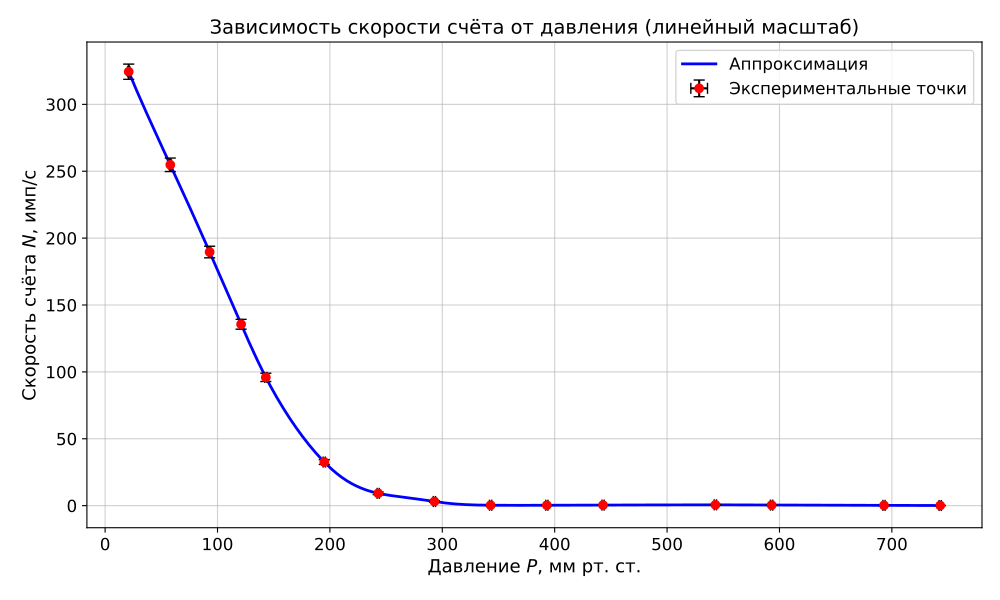

Source code (Python):
import numpy as np
import matplotlib.pyplot as plt
from scipy.interpolate import make_interp_spline

# 1. Исходные данные
t = 10.0  # Время измерения, с
P_raw = np.array([21, 58, 93, 121, 143, 195, 243, 293, 343, 393, 443, 543, 593, 693, 743])
N_count_raw = np.array([3244, 2548, 1896, 1356, 959, 326, 92, 31, 3, 3, 4, 6, 4, 2, 1])

# 2. Расчет скорости счета и погрешностей
N = N_count_raw / t
dN = np.sqrt(N_count_raw) / t  # Погрешность по Пуассону
dP = 1.0  # Погрешность манометра, мм рт. ст.

# Сортировка данных по давлению
sort_idx = np.argsort(P_raw)
P = P_raw[sort_idx]
N = N[sort_idx]
dN = dN[sort_idx]

# Настройка стиля графиков
plt.rcParams['font.size'] = 12
plt.rcParams['axes.grid'] = True
plt.rcParams['grid.alpha'] = 0.6

# ==========================================
# ГРАФИК: Полный диапазон (ЛИНЕЙНАЯ шкала, гладкая кривая)
# ==========================================
# Для построения гладкой кривой используем интерполяцию по log10(N),
# чтобы избежать осцилляций при большом динамическом диапазоне,
# и затем возвращаемся к линейным значениям.
log_N = np.log10(N)
P_smooth = np.linspace(P.min(), P.max(), 500)
spline_log = make_interp_spline(P, log_N, k=3)
log_N_smooth = spline_log(P_smooth)
N_smooth = 10**log_N_smooth

plt.figure(figsize=(10, 6))
# Кривая аппроксимации
plt.plot(P_smooth, N_smooth, '-', color='blue', linewidth=2, label='Аппроксимация')
# Экспериментальные точки с погрешностями
plt.errorbar(P, N, xerr=dP, yerr=dN, fmt='o', color='red', 
             ecolor='black', capsize=4, markersize=6, label='Экспериментальные точки')

# Линейная шкала по оси Y (убрана логарифмическая)
plt.xlabel('Давление $P$, мм рт. ст.', fontsize=13)
plt.ylabel('Скорость счёта $N$, имп/с', fontsize=13)
plt.title('Зависимость скорости счёта от давления (линейный масштаб)', fontsize=14)
plt.legend()
plt.tight_layout()
# plt.savefig('scint_linear_full_smooth.png', dpi=300)  # при необходимости
plt.show()
